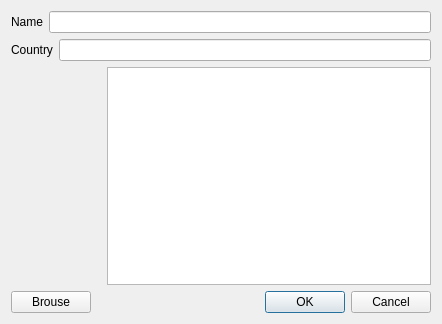
<?xml version="1.0" encoding="UTF-8"?>
<ui version="4.0">
 <class>ArtistDialog</class>
 <widget class="QDialog" name="ArtistDialog">
  <property name="geometry">
   <rect>
    <x>0</x>
    <y>0</y>
    <width>442</width>
    <height>324</height>
   </rect>
  </property>
  <property name="windowTitle">
   <string>Artist</string>
  </property>
  <property name="windowIcon">
   <iconset resource="rs.qrc">
    <normaloff>:/icons/icons8-диджей-40.png</normaloff>:/icons/icons8-диджей-40.png</iconset>
  </property>
  <layout class="QVBoxLayout" name="verticalLayout">
   <item>
    <layout class="QHBoxLayout" name="horizontalLayout_2">
     <item>
      <widget class="QLabel" name="n_label">
       <property name="text">
        <string>Name</string>
       </property>
      </widget>
     </item>
     <item>
      <widget class="QLineEdit" name="n_line_edit"/>
     </item>
    </layout>
   </item>
   <item>
    <layout class="QHBoxLayout" name="horizontalLayout_3">
     <item>
      <widget class="QLabel" name="c_label">
       <property name="text">
        <string>Country</string>
       </property>
      </widget>
     </item>
     <item>
      <widget class="QLineEdit" name="c_line_edit"/>
     </item>
    </layout>
   </item>
   <item>
    <layout class="QHBoxLayout" name="horizontalLayout_5">
     <item>
      <widget class="QLabel" name="img_label">
       <property name="minimumSize">
        <size>
         <width>90</width>
         <height>0</height>
        </size>
       </property>
       <property name="text">
        <string/>
       </property>
      </widget>
     </item>
     <item>
      <widget class="QPlainTextEdit" name="comment"/>
     </item>
    </layout>
   </item>
   <item>
    <layout class="QHBoxLayout" name="horizontalLayout_4">
     <item>
      <widget class="QPushButton" name="brouse_button">
       <property name="text">
        <string>Brouse</string>
       </property>
      </widget>
     </item>
     <item>
      <spacer name="horizontalSpacer">
       <property name="orientation">
        <enum>Qt::Horizontal</enum>
       </property>
       <property name="sizeHint" stdset="0">
        <size>
         <width>58</width>
         <height>20</height>
        </size>
       </property>
      </spacer>
     </item>
     <item>
      <widget class="QDialogButtonBox" name="buttonBox">
       <property name="orientation">
        <enum>Qt::Horizontal</enum>
       </property>
       <property name="standardButtons">
        <set>QDialogButtonBox::Cancel|QDialogButtonBox::Ok</set>
       </property>
      </widget>
     </item>
    </layout>
   </item>
  </layout>
  <zorder></zorder>
  <zorder></zorder>
 </widget>
 <resources>
  <include location="rs.qrc"/>
 </resources>
 <connections>
  <connection>
   <sender>buttonBox</sender>
   <signal>accepted()</signal>
   <receiver>ArtistDialog</receiver>
   <slot>accept()</slot>
   <hints>
    <hint type="sourcelabel">
     <x>389</x>
     <y>282</y>
    </hint>
    <hint type="destinationlabel">
     <x>157</x>
     <y>274</y>
    </hint>
   </hints>
  </connection>
  <connection>
   <sender>buttonBox</sender>
   <signal>rejected()</signal>
   <receiver>ArtistDialog</receiver>
   <slot>reject()</slot>
   <hints>
    <hint type="sourcelabel">
     <x>389</x>
     <y>288</y>
    </hint>
    <hint type="destinationlabel">
     <x>286</x>
     <y>274</y>
    </hint>
   </hints>
  </connection>
 </connections>
</ui>
